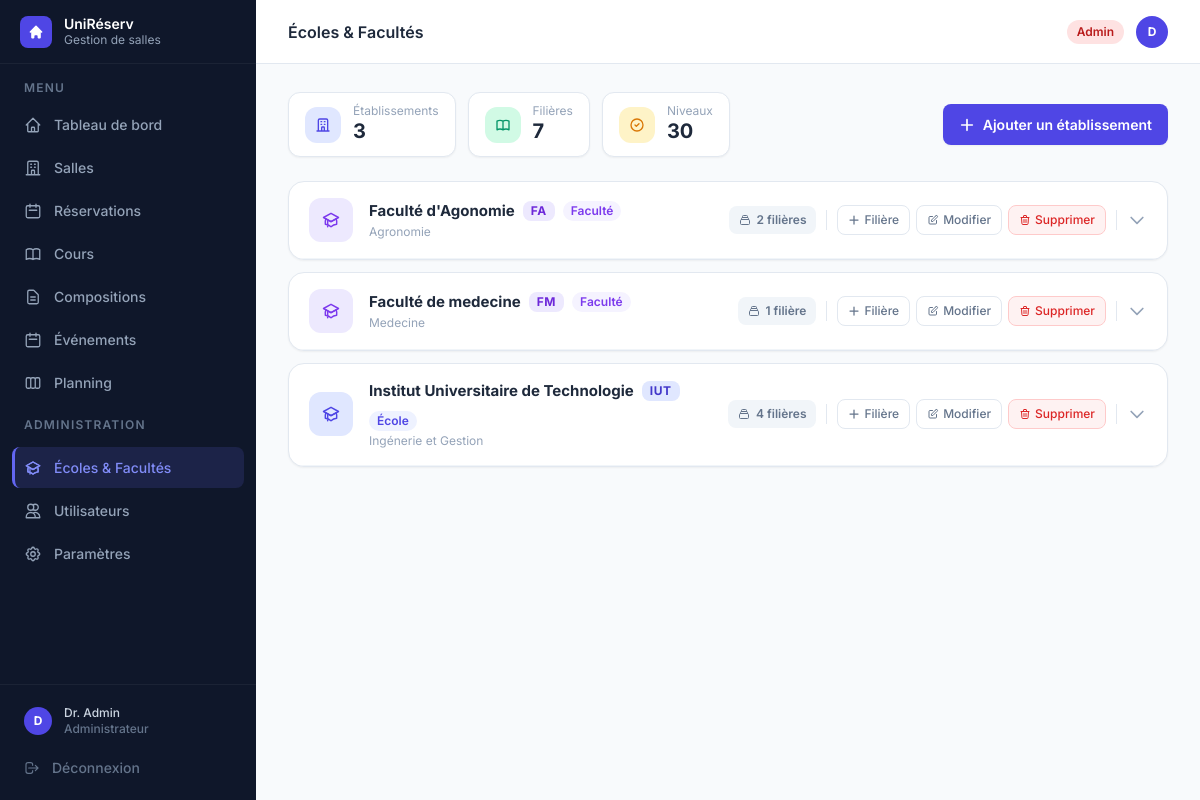
Before: /ecoles (signed in) with the older database file.
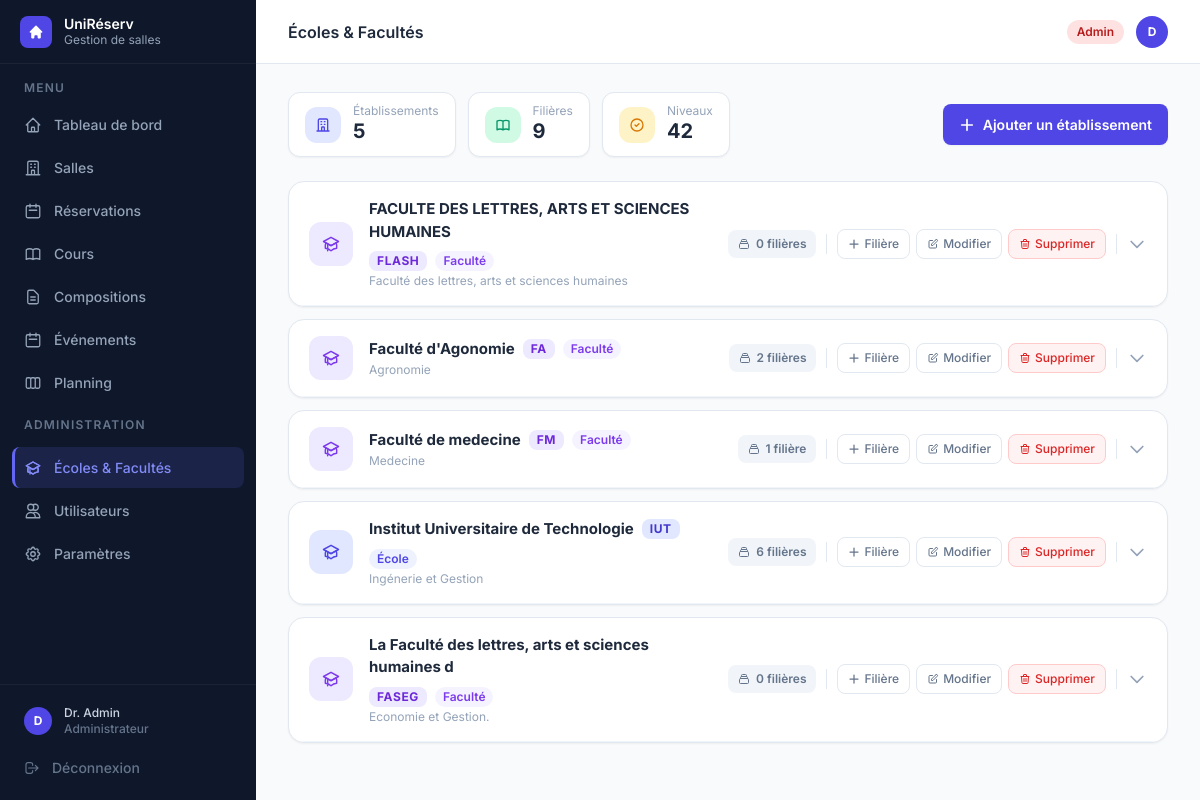
After: the same page with the newer database file.
### tables this page shows
CREATE TABLE ecoles (
            id          INTEGER PRIMARY KEY AUTOINCREMENT,
            nom         TEXT    NOT NULL UNIQUE,
            type        TEXT    NOT NULL DEFAULT 'ecole',
            description TEXT    NOT NULL DEFAULT ''
        , abreviation TEXT NOT NULL DEFAULT '');

### gestion de salle/app.py (the view)
@app.route("/ecoles")
@login_required
@admin_required
def ecoles():
    bd = get_bd()
    toutes_ecoles = bd.charger_toutes_ecoles()
    toutes_unites = bd.charger_toutes_unites()
    filieres_par_ecole = {}
    for e in toutes_ecoles:
        groupes = {}
        for u in toutes_unites:
            if u.ecole_id != e.id:
                continue
            if u.nom not in groupes:
                groupes[u.nom] = {"nom": u.nom, "abreviation": u.abreviation, "niveaux": []}
            groupes[u.nom]["niveaux"].append(u.niveau)
        for g in groupes.values():
            g["niveaux"].sort()
            g["cycle"] = "Licence" if g["niveaux"][0].startswith("L") else "Master"
        filieres_par_ecole[e.id] = sorted(groupes.values(), key=lambda f: f["nom"])
    return render_template("ecoles.html", active="ecoles",
                           ecoles=toutes_ecoles, filieres_par_ecole=filieres_par_ecole)

### gestion de salle/templates/ecoles.html (shortened to what this page needs)
{% extends "base.html" %}
{% block heading %}Écoles & Facultés{% endblock %}
{% block content %}
{% set ns = namespace(total_filieres=0, total_niveaux=0) %}
{% for e in ecoles %}
  {% set fils = filieres_par_ecole.get(e.id, []) %}
  {% set ns.total_filieres = ns.total_filieres + fils|length %}
  {% for f in fils %}{% set ns.total_niveaux = ns.total_niveaux + f.niveaux|length %}{% endfor %}
{% endfor %}
<div class="space-y-6">
  <div class="flex items-center justify-between gap-4 flex-wrap">
    <div class="flex items-center gap-3 flex-wrap">
      <div class="flex items-center gap-3 bg-white rounded-xl border border-slate-200 shadow-sm px-4 py-3">
        <div class="w-9 h-9 rounded-xl bg-indigo-100 flex items-center justify-center shrink-0">
          <svg class="w-4 h-4 text-indigo-600" fill="none" stroke="currentColor" stroke-width="2" viewBox="0 0 24 24">
            <path stroke-linecap="round" stroke-linejoin="round" d="M19 21V5a2 2 0 00-2-2H7a2 2 0 00-2 2v16m14 0h2m-2 0h-5m-9 0H3m2 0h5M9 7h1m-1 4h1m4-4h1m-1 4h1m-5 10v-5a1 1 0 011-1h2a1 1 0 011 1v5m-4 0h4"/>
          </svg>
        </div>
        <div>
          <p class="text-xs text-slate-400 leading-none">Établissements</p>
          <p class="text-xl font-bold text-slate-800 leading-tight mt-0.5">{{ ecoles|length }}</p>
        </div>
      </div>
      <div class="flex items-center gap-3 bg-white rounded-xl border border-slate-200 shadow-sm px-4 py-3">
        <div class="w-9 h-9 rounded-xl bg-emerald-100 flex items-center justify-center shrink-0">
        </div>
        <div>
          <p class="text-xs text-slate-400 leading-none">Filières</p>
          <p class="text-xl font-bold text-slate-800 leading-tight mt-0.5">{{ ns.total_filieres }}</p>
        </div>
      </div>
      <div class="flex items-center gap-3 bg-white rounded-xl border border-slate-200 shadow-sm px-4 py-3">
        <div class="w-9 h-9 rounded-xl bg-amber-100 flex items-center justify-center shrink-0">
          <svg class="w-4 h-4 text-amber-600" fill="none" stroke="currentColor" stroke-width="2" viewBox="0 0 24 24">
            <path stroke-linecap="round" stroke-linejoin="round" d="M9 12l2 2 4-4m6 2a9 9 0 11-18 0 9 9 0 0118 0z"/>
          </svg>
        </div>
        <div>
          <p class="text-xs text-slate-400 leading-none">Niveaux</p>
          <p class="text-xl font-bold text-slate-800 leading-tight mt-0.5">{{ ns.total_niveaux }}</p>
        </div>
      </div>
    </div>
    <a href="{{ url_for('ecoles_ajouter') }}" class="btn-primary">
      <svg class="w-4 h-4" fill="none" stroke="currentColor" stroke-width="2.5" viewBox="0 0 24 24">
        <path stroke-linecap="round" stroke-linejoin="round" d="M12 4v16m8-8H4"/>
      </svg>
      Ajouter un établissement
    </a>
  </div>
  {% if ecoles %}
  <div class="space-y-3">
    {% for e in ecoles %}
    {% set filieres = filieres_par_ecole.get(e.id, []) %}
    {% set is_faculte = e.type == 'faculte' %}
    <div class="bg-white rounded-2xl border border-slate-200 shadow-sm overflow-hidden">
      <div class="flex items-center gap-4 px-5 py-4 cursor-pointer select-none hover:bg-slate-50 transition-colors"
           onclick="toggleEcole({{ e.id }})">
        <div class="w-11 h-11 rounded-xl flex items-center justify-center shrink-0
          {% if is_faculte %}bg-violet-100{% else %}bg-indigo-100{% endif %}">
          <svg style="width:20px;height:20px" fill="none" stroke="currentColor" stroke-width="1.75" viewBox="0 0 24 24"
               class="{% if is_faculte %}text-violet-600{% else %}text-indigo-600{% endif %}">
            <path stroke-linecap="round" stroke-linejoin="round" d="M12 14l9-5-9-5-9 5 9 5z"/>
            <path stroke-linecap="round" stroke-linejoin="round" d="M12 14l6.16-3.422a12.083 12.083 0 01.665 6.479A11.952 11.952 0 0012 20.055a11.952 11.952 0 00-6.824-2.998 12.078 12.078 0 01.665-6.479L12 14zm-4 6v-7.5"/>
          </svg>
        </div>
        <div class="flex-1 min-w-0">
          <div class="flex items-center gap-2 flex-wrap">
            <span class="font-bold text-slate-800 text-[15px]">{{ e.nom }}</span>
            {% if e.abreviation %}
            <span class="px-2 py-0.5 rounded-lg text-xs font-bold tracking-wider
              {% if is_faculte %}bg-violet-100 text-violet-700{% else %}bg-indigo-100 text-indigo-700{% endif %}">
              {{ e.abreviation }}
            </span>
            {% endif %}
            <span class="px-2 py-0.5 rounded-full text-xs font-semibold
              {% if is_faculte %}bg-violet-50 text-violet-600{% else %}bg-indigo-50 text-indigo-600{% endif %}">
              {{ 'Faculté' if is_faculte else 'École' }}
            </span>
          </div>
          {% if e.description %}
          <p class="text-xs text-slate-400 mt-0.5 truncate">{{ e.description }}</p>
          {% endif %}
        </div>
        <div class="flex items-center gap-2 shrink-0">
          <span class="hidden sm:inline-flex items-center gap-1.5 px-2.5 py-1.5 rounded-lg bg-slate-100 text-slate-500 text-xs font-semibold">
            <svg class="w-3 h-3" fill="none" stroke="currentColor" stroke-width="2" viewBox="0 0 24 24">
              <path stroke-linecap="round" stroke-linejoin="round" d="M19 11H5m14 0a2 2 0 012 2v6a2 2 0 01-2 2H5a2 2 0 01-2-2v-6a2 2 0 012-2m14 0V9a2 2 0 00-2-2M5 11V9a2 2 0 012-2m0 0V5a2 2 0 012-2h6a2 2 0 012 2v2M7 7h10"/>
            </svg>
            {{ filieres|length }} filière{% if filieres|length != 1 %}s{% endif %}
          </span>
          <div class="flex items-center gap-1.5" onclick="event.stopPropagation()">
            <a href="{{ url_for('unites_ajouter', ecole_id=e.id) }}"
               class="inline-flex items-center gap-1 px-2.5 py-1.5 rounded-lg border border-slate-200 hover:border-indigo-200 hover:bg-indigo-50 hover:text-indigo-700 text-slate-500 text-xs font-medium transition">
              <svg class="w-3 h-3" fill="none" stroke="currentColor" stroke-width="2.5" viewBox="0 0 24 24"><path stroke-linecap="round" stroke-linejoin="round" d="M12 4v16m8-8H4"/></svg>
              Filière
            </a>
            <a href="{{ url_for('ecoles_modifier', ecole_id=e.id) }}"
               class="inline-flex items-center gap-1 px-2.5 py-1.5 rounded-lg border border-slate-200 hover:bg-slate-100 text-slate-500 text-xs font-medium transition">
              <svg class="w-3 h-3" fill="none" stroke="currentColor" stroke-width="2" viewBox="0 0 24 24"><path stroke-linecap="round" stroke-linejoin="round" d="M11 5H6a2 2 0 00-2 2v11a2 2 0 002 2h11a2 2 0 002-2v-5m-1.414-9.414a2 2 0 112.828 2.828L11.828 15H9v-2.828l8.586-8.586z"/></svg>
              Modifier
            </a>
            <form method="POST" action="{{ url_for('ecoles_supprimer', ecole_id=e.id) }}"
                  onsubmit="return confirm('Supprimer « {{ e.nom }} » et toutes ses filières ?')">
              <button type="submit"
                class="inline-flex items-center gap-1 px-2.5 py-1.5 rounded-lg border border-red-200 bg-red-50 hover:bg-red-100 text-red-600 text-xs font-medium transition">
                <svg class="w-3 h-3" fill="none" stroke="currentColor" stroke-width="2" viewBox="0 0 24 24"><path stroke-linecap="round" stroke-linejoin="round" d="M19 7l-.867 12.142A2 2 0 0116.138 21H7.862a2 2 0 01-1.995-1.858L5 7m5 4v6m4-6v6m1-10V4a1 1 0 00-1-1h-4a1 1 0 00-1 1v3M4 7h16"/></svg>
                Supprimer
              </button>
            </form>
          </div>
          <svg id="chevron-{{ e.id }}"
               class="ecole-chevron w-5 h-5 text-slate-400 shrink-0"
               fill="none" stroke="currentColor" stroke-width="2" viewBox="0 0 24 24">
            <path stroke-linecap="round" stroke-linejoin="round" d="M19 9l-7 7-7-7"/>
          </svg>
        </div>
      </div>
      <div id="body-{{ e.id }}" class="ecole-body border-t border-slate-100">
      </div>
    </div>
    {% endfor %}
  </div>
  {% endif %}
</div>
{% endblock %}

### gestion de salle/templates/base.html (shortened to what this page needs)
<!DOCTYPE html>
<html lang="fr" class="h-full">
<head>
  <script src="https://cdn.tailwindcss.com"></script>
</head>
<body class="h-full bg-slate-50 flex" style="font-family:'Inter',sans-serif">
  <aside class="w-64 bg-slate-900 flex flex-col fixed inset-y-0 left-0 z-30" style="background:linear-gradient(180deg,#0f172a 0%,#0f172a 100%)">
    <div class="h-16 flex items-center gap-3 px-5 border-b border-white/5">
      <div class="w-8 h-8 rounded-lg bg-indigo-600 flex items-center justify-center shrink-0">
        <svg class="w-4 h-4 text-white" fill="currentColor" viewBox="0 0 20 20">
          <path d="M10.707 2.293a1 1 0 00-1.414 0l-7 7a1 1 0 001.414 1.414L4 10.414V17a1 1 0 001 1h2a1 1 0 001-1v-2a1 1 0 011-1h2a1 1 0 011 1v2a1 1 0 001 1h2a1 1 0 001-1v-6.586l.293.293a1 1 0 001.414-1.414l-7-7z"/>
        </svg>
      </div>
      <div>
        <p class="text-white font-semibold text-sm leading-tight">UniRéserv</p>
        <p class="text-slate-400 text-xs">Gestion de salles</p>
      </div>
    </div>
    <nav class="flex-1 px-3 py-4 space-y-0.5 overflow-y-auto">
      <p class="text-slate-500 text-xs font-semibold uppercase tracking-widest px-3 mb-2">Menu</p>
      <a href="{{ url_for('dashboard') }}" class="nav-item {% if active=='dashboard' %}nav-item-active{% else %}nav-item-inactive{% endif %}">
        Tableau de bord
      </a>
      <a href="{{ url_for('salles') }}" class="nav-item {% if active=='salles' %}nav-item-active{% else %}nav-item-inactive{% endif %}">
        <svg style="width:18px;height:18px" fill="none" stroke="currentColor" stroke-width="1.75" viewBox="0 0 24 24">
          <path stroke-linecap="round" stroke-linejoin="round" d="M19 21V5a2 2 0 00-2-2H7a2 2 0 00-2 2v16m14 0h2m-2 0h-5m-9 0H3m2 0h5M9 7h1m-1 4h1m4-4h1m-1 4h1m-5 10v-5a1 1 0 011-1h2a1 1 0 011 1v5m-4 0h4"/>
        </svg>
        Salles
      </a>
      <a href="{{ url_for('reservations') }}" class="nav-item {% if active=='reservations' %}nav-item-active{% else %}nav-item-inactive{% endif %}">
        <svg style="width:18px;height:18px" fill="none" stroke="currentColor" stroke-width="1.75" viewBox="0 0 24 24">
          <path stroke-linecap="round" stroke-linejoin="round" d="M8 7V3m8 4V3m-9 8h10M5 21h14a2 2 0 002-2V7a2 2 0 00-2-2H5a2 2 0 00-2 2v12a2 2 0 002 2z"/>
        </svg>
        Réservations
      </a>
      {% if session.user_role in ('admin', 'responsable') %}
      <a href="{{ url_for('cours_v2_liste') }}" class="nav-item {% if active=='cours' %}nav-item-active{% else %}nav-item-inactive{% endif %}">
        Cours
      </a>
      {% endif %}
      {% if session.user_role in ('admin', 'responsable', 'enseignant') %}
      <a href="{{ url_for('compositions_liste') }}" class="nav-item {% if active=='compositions' %}nav-item-active{% else %}nav-item-inactive{% endif %}">
        <svg style="width:18px;height:18px" fill="none" stroke="currentColor" stroke-width="1.75" viewBox="0 0 24 24">
          <path stroke-linecap="round" stroke-linejoin="round" d="M9 12h6m-6 4h6m2 5H7a2 2 0 01-2-2V5a2 2 0 012-2h5.586a1 1 0 01.707.293l5.414 5.414a1 1 0 01.293.707V19a2 2 0 01-2 2z"/>
        </svg>
        Compositions
      </a>
      <a href="{{ url_for('evenements_liste') }}" class="nav-item {% if active=='evenements' %}nav-item-active{% else %}nav-item-inactive{% endif %}">
        <svg style="width:18px;height:18px" fill="none" stroke="currentColor" stroke-width="1.75" viewBox="0 0 24 24">
          <path stroke-linecap="round" stroke-linejoin="round" d="M8 7V3m8 4V3m-9 8h10M5 21h14a2 2 0 002-2V7a2 2 0 00-2-2H5a2 2 0 00-2 2v12a2 2 0 002 2z"/>
        </svg>
        Événements
      </a>
      {% endif %}
      <a href="{{ url_for('planning') }}" class="nav-item {% if active=='planning' %}nav-item-active{% else %}nav-item-inactive{% endif %}">
        Planning
      </a>
      {% if session.user_role == 'admin' %}
      <div class="pt-3 pb-1">
        <p class="text-slate-500 text-xs font-semibold uppercase tracking-widest px-3 mb-2">Administration</p>
      </div>
      <a href="{{ url_for('ecoles') }}" class="nav-item {% if active=='ecoles' %}nav-item-active{% else %}nav-item-inactive{% endif %}">
        Écoles & Facultés
      </a>
      <a href="{{ url_for('utilisateurs') }}" class="nav-item {% if active=='utilisateurs' %}nav-item-active{% else %}nav-item-inactive{% endif %}">
        <svg style="width:18px;height:18px" fill="none" stroke="currentColor" stroke-width="1.75" viewBox="0 0 24 24">
          <path stroke-linecap="round" stroke-linejoin="round" d="M12 4.354a4 4 0 110 5.292M15 21H3v-1a6 6 0 0112 0v1zm0 0h6v-1a6 6 0 00-9-5.197M13 7a4 4 0 11-8 0 4 4 0 018 0z"/>
        </svg>
        Utilisateurs
      </a>
      <a href="{{ url_for('parametres') }}" class="nav-item {% if active=='parametres' %}nav-item-active{% else %}nav-item-inactive{% endif %}">
        Paramètres
      </a>
      {% endif %}
    </nav>
    <div class="border-t border-white/5 p-3 space-y-0.5">
      <a href="{{ url_for('profil') }}" class="nav-item {% if active=='profil' %}nav-item-active{% else %}nav-item-inactive{% endif %} !py-2">
        <div class="w-7 h-7 rounded-full bg-indigo-600 flex items-center justify-center text-white text-xs font-bold shrink-0">
          {{ session.user_nom[0].upper() if session.user_nom else '?' }}
        </div>
        <div class="flex-1 min-w-0">
          <p class="text-slate-300 text-xs font-medium truncate">{{ session.user_nom }}</p>
          <p class="text-slate-500 text-xs truncate">
            {% if session.user_role == 'admin' %}Administrateur
            {% elif session.user_role == 'responsable' %}Responsable
            {% elif session.user_role == 'enseignant' %}Enseignant
            {% else %}Étudiant{% endif %}
          </p>
        </div>
      </a>
      <a href="{{ url_for('logout') }}" class="nav-item nav-item-inactive !text-slate-500 hover:!text-red-400">
        <svg style="width:16px;height:16px" fill="none" stroke="currentColor" stroke-width="1.75" viewBox="0 0 24 24">
          <path stroke-linecap="round" stroke-linejoin="round" d="M17 16l4-4m0 0l-4-4m4 4H7m6 4v1a3 3 0 01-3 3H6a3 3 0 01-3-3V7a3 3 0 013-3h4a3 3 0 013 3v1"/>
        </svg>
        Déconnexion
      </a>
    </div>
  </aside>
  <div class="ml-64 flex-1 flex flex-col min-h-screen">
    <header class="h-16 bg-white border-b border-slate-200 flex items-center justify-between px-8 sticky top-0 z-20">
      <h1 class="text-slate-800 font-semibold text-base">{% block heading %}{% endblock %}</h1>
      <div class="flex items-center gap-3">
        {% set role = session.user_role %}
        {% if role == 'admin' %}
          <span class="px-2.5 py-1 rounded-full text-xs font-semibold bg-red-100 text-red-700">Admin</span>
        {% elif role == 'responsable' %}
          <span class="px-2.5 py-1 rounded-full text-xs font-semibold bg-amber-100 text-amber-700">Responsable</span>
        {% elif role == 'enseignant' %}
          <span class="px-2.5 py-1 rounded-full text-xs font-semibold bg-blue-100 text-blue-700">Enseignant</span>
        {% else %}
          <span class="px-2.5 py-1 rounded-full text-xs font-semibold bg-indigo-100 text-indigo-700">Étudiant</span>
        {% endif %}
        <a href="{{ url_for('profil') }}" class="w-8 h-8 rounded-full bg-indigo-600 flex items-center justify-center text-white text-xs font-bold hover:bg-indigo-700 transition">
          {{ session.user_nom[0].upper() if session.user_nom else '?' }}
        </a>
      </div>
    </header>
    <main class="flex-1 px-8 py-7">
      {% block content %}{% endblock %}
    </main>
  </div>
</body>
</html>

Changed rows visible on the page:
added ecoles: nom "FACULTE DES LETTRES, ARTS ET SCIENCES HUMAINES", abreviation "FLASH", value "Faculté", description "Faculté des lettres, arts et sciences humaines", filieres "0"
computed for ecoles "Institut Universitaire de Technologie": filieres "4" → "6"
added ecoles: nom "La Faculté des lettres, arts et sciences humaines d", abreviation "FASEG", value "Faculté", description "Economie et Gestion.", filieres "0"
Other visible differences:
{{ ecoles|length }}: "3" → "5"
{{ ns.total_filieres }}: "7" → "9"
{{ ns.total_niveaux }}: "30" → "42"
